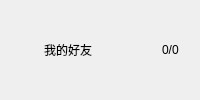
<?xml version="1.0" encoding="UTF-8"?>
<ui version="4.0">
 <class>QQCellTitle</class>
 <widget class="QWidget" name="QQCellTitle">
  <property name="windowTitle">
   <string>Form</string>
  </property>
  <layout class="QHBoxLayout" name="horizontalLayout_2">
   <property name="spacing">
    <number>0</number>
   </property>
   <property name="leftMargin">
    <number>0</number>
   </property>
   <property name="topMargin">
    <number>0</number>
   </property>
   <property name="rightMargin">
    <number>0</number>
   </property>
   <property name="bottomMargin">
    <number>0</number>
   </property>
   <item>
    <layout class="QHBoxLayout" name="horizontalLayout" stretch="2,6,2">
     <property name="spacing">
      <number>6</number>
     </property>
     <item>
      <widget class="QLabel" name="label2">
       <property name="text">
        <string/>
       </property>
       <property name="pixmap">
        <pixmap resource="../../../src/resources/Resource.qrc">:/svg/chevron_right_new_16.svg</pixmap>
       </property>
       <property name="alignment">
        <set>Qt::AlignRight|Qt::AlignTrailing|Qt::AlignVCenter</set>
       </property>
      </widget>
     </item>
     <item>
      <widget class="QLabel" name="labGroupName">
       <property name="text">
        <string>我的好友</string>
       </property>
      </widget>
     </item>
     <item>
      <widget class="QLabel" name="labGroupNumber">
       <property name="text">
        <string>0/0</string>
       </property>
      </widget>
     </item>
    </layout>
   </item>
  </layout>
 </widget>
 <resources>
  <include location="../../../src/resources/Resource.qrc"/>
 </resources>
 <connections/>
</ui>
